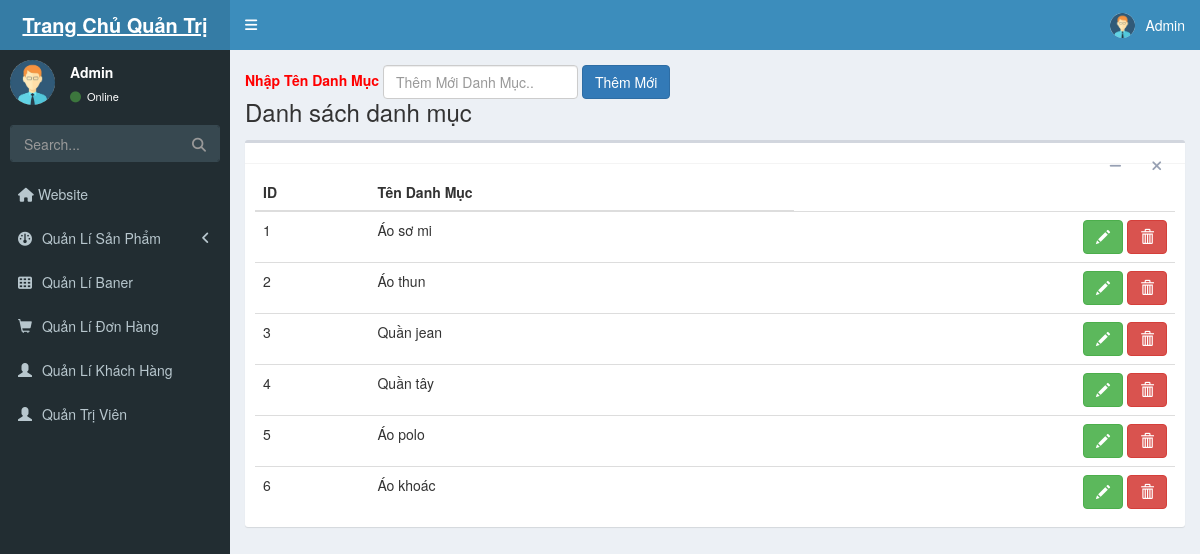
Page /index.php?module=category (signed in) on the committed database.
### tables this page shows
CREATE TABLE `category` (
  `id` int(11) NOT NULL,
  `name` varchar(100) DEFAULT NULL,
  `parent` int(11) DEFAULT 0,
  `status` tinyint(1) DEFAULT 1
);

### index.php (called while the page is built)
<?php include 'header.php'; ?>
<?php
$module = isset($_GET['module']) ? $_GET['module'] : 'main';
$action = isset($_GET['action']) ? $_GET['action'] : 'danh-sach';
include 'modules/'.$module.'/'.$action.'.php';
?>
 <?php include 'footer.php'; ?>

### modules/category/danh-sach.php (the view, shortened to what this page needs)
<section class="content-header">
<form action="" method="POST" class="form-inline" role="form">
  <div class="form-group">
    <label style="color: red;">Nhập Tên Danh Mục</label>
    <input type="text" class="form-control" id="cat_name" name="name" placeholder="Thêm Mới Danh Mục..">
  </div>
<button type="button" class="btn btn-primary add-category">Thêm Mới</button>
</form>
<h1>
  Danh sách danh mục
</h1>
</section>
<section class="content">
<?php $query = mysqli_query($conn,"SELECT * FROM category"); ?>
<div class="box">
  <div class="box-header with-border">
    <div class="box-tools pull-right">
      <button type="button" class="btn btn-box-tool" data-widget="collapse" data-toggle="tooltip"
              title="Collapse">
        <i class="fa fa-minus"></i></button>
      <button type="button" class="btn btn-box-tool" data-widget="remove" data-toggle="tooltip" title="Remove">
        <i class="fa fa-times"></i></button>
    </div>
  </div>
  <div class="box-body">
    <table class="table table-hover" id="list">
      <thead>
        <tr>
          <th>ID</th>
          <th>Tên Danh Mục</th>
        </tr>
      </thead>
      <tbody>
      <?php foreach($query as $cat) : ?>
        <tr>
          <td><?php echo $cat['id']; ?></td>
          <td><?php echo $cat['name']; ?></td>
          <td class="text-right">
            <a href="index.php?module=category&action=sua&id=<?php echo $cat['id'];?>" class="btn btn-success"><span class="glyphicon glyphicon-pencil"></span></a>
            <a href="index.php?module=category&action=xoa&id=<?php echo $cat['id'];?>" class="btn btn-danger" onclick="return confirm('bạn có chắc chắn muốn xóa không?')"><span class="glyphicon glyphicon-trash"></span></a>
          </td>
        </tr>
      <?php endforeach; ?>
      </tbody>
    </table>
  </div>
</div>
</section>

### header.php (shortened to what this page needs)
<?php
if (!isset($_SESSION['admin_login'])) {
header('location:login.php');
  }else {
    $admin =$_SESSION['admin_login'];
  }
 ?>
<!DOCTYPE html>
<html>
<head>
  <link rel="stylesheet" type="text/css" href="http://cdn.datatables.net/1.10.19/css/jquery.dataTables.min.css">
  <link rel="stylesheet" href="css/bootstrap.min.css">
  <link rel="stylesheet" href="css/font-awesome.min.css">
  <link rel="stylesheet" href="css/AdminLTE.css">
  <link rel="stylesheet" href="css/_all-skins.min.css">
  <link rel="stylesheet" href="css/jquery-ui.css">
  <link rel="stylesheet" href="css/style.css" />
  <link rel="stylesheet" href="https://cdnjs.cloudflare.com/ajax/libs/font-awesome/6.4.2/css/all.min.css">
</head>
<body class="hold-transition skin-blue sidebar-mini">
<div class="wrapper">
  <header class="main-header">
    <a href="index.php" class="logo">
      <span class="logo-lg"><b>Trang Chủ Quản Trị</b></span>
    </a>
    <nav class="navbar navbar-static-top">
      <a href="#" class="sidebar-toggle" data-toggle="push-menu" role="button">
      </a>
      <div class="navbar-custom-menu">
        <ul class="nav navbar-nav">
          <li class="dropdown user user-menu">
            <a href="#" class="dropdown-toggle" data-toggle="dropdown">
              <img src="images/OIP.jpg" class="user-image" alt="User Image">
              <span class="hidden-xs"><?php echo $admin['name']; ?></span>
            </a>
          </li>
        </ul>
      </div>
    </nav>
  </header>
  <aside class="main-sidebar">
    <section class="sidebar">
      <div class="user-panel">
        <div class="pull-left image">
          <img src="images/OIP.jpg" class="img-circle" alt="User Image">
        </div>
        <div class="pull-left info">
          <p><?php echo $admin['name']; ?></p>
          <a href="#"><i class="fa fa-circle text-success"></i> Online</a>
        </div>
      </div>
      <form action="#" method="get" class="sidebar-form">
        <div class="input-group">
          <input type="text" name="q" class="form-control" placeholder="Search...">
          <span class="input-group-btn">
                <button type="submit" name="search" id="search-btn" class="btn btn-flat"><i class="fa fa-search"></i>
                </button>
              </span>
        </div>
      </form>
      <ul class="sidebar-menu" data-widget="tree">
        <li>
          <a href="#" target="_blank">
          <i class="fa fa-home" aria-hidden="true"></i><span>Website</span>
          </a>
        </li>
        <li class="treeview">
          <a href="#">
            <i class="fa fa-dashboard"></i> <span>Quản Lí Sản Phẩm</span>
            <span class="pull-right-container">
              <i class="fa fa-angle-left pull-right"></i>
            </span>
          </a>
        </li>
        <li>
          <a href="index.php?module=banner">
            <i class="fa fa-th"></i> <span>Quản Lí Baner</span>
          </a>
        </li>
        <li>
          <a href="index.php?module=order">
            <i class="glyphicon glyphicon-shopping-cart"></i> <span>Quản Lí Đơn Hàng</span>
          </a>
        </li>
        <li>
          <a href="index.php?module=thanhvien">
            <i class="glyphicon glyphicon-user"></i> <span>Quản Lí Khách Hàng</span>
          </a>
        </li>
        <li>
          <a href="index.php?module=user">
            <i class="glyphicon glyphicon-user"></i> <span>Quản Trị Viên</span>
          </a>
        </li>
      </ul>
    </section>
  </aside>
 <div class="content-wrapper">

### footer.php (shortened to what this page needs)
<link rel="stylesheet" href="https://maxcdn.bootstrapcdn.com/bootstrap/3.3.6/css/bootstrap.min.css">
   </body>
</html>

### rows in the picture
category: id "1", name "Áo sơ mi"
category: id "2", name "Áo thun"
category: id "3", name "Quần jean"
category: id "4", name "Quần tây"
category: id "5", name "Áo polo"
category: id "6", name "Áo khoác"

### other values in the picture
$admin['name'] "Admin"
